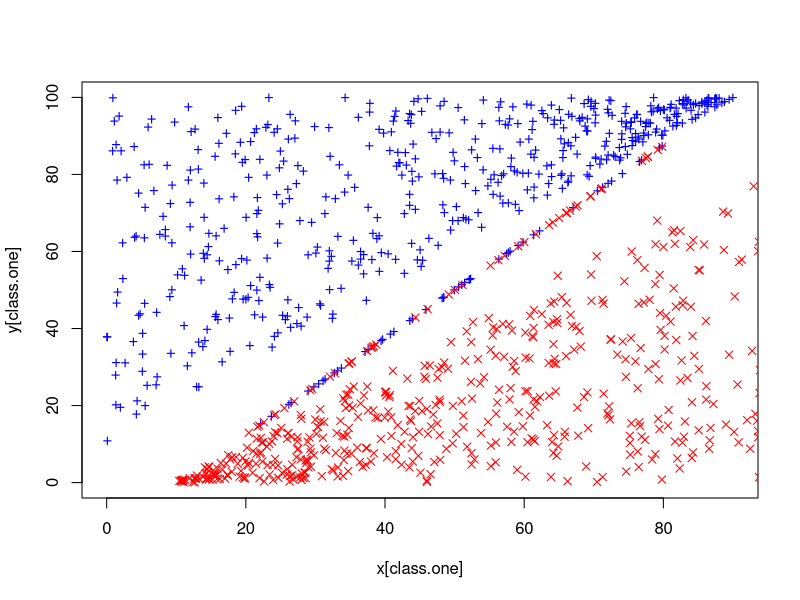
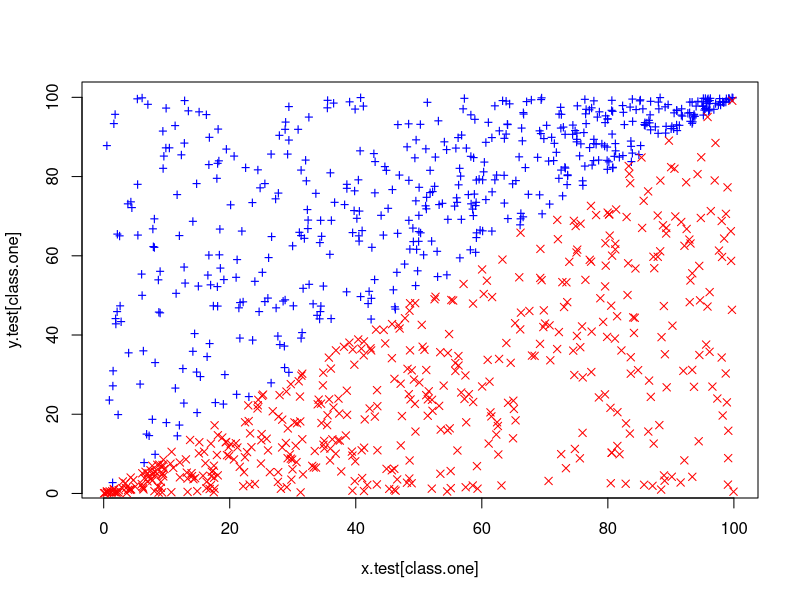

These figures' R source, in order:
## ---- chunk 1
set.seed(3154)
# Class one 
x.one = runif(500, 0, 90)
y.one = runif(500, x.one + 10, 100)
x.one.noise = runif(50, 20, 80)
y.one.noise = 5 / 4 * (x.one.noise - 10) + 0.1

# Class zero
x.zero = runif(500, 10, 100)
y.zero = runif(500, 0, x.zero - 10)
x.zero.noise = runif(50, 20, 80)
y.zero.noise = 5 / 4 * (x.zero.noise - 10) - 0.1

# Combine all
class.one = seq(1, 550)
x = c(x.one, x.one.noise, x.zero, x.zero.noise)
y = c(y.one, y.one.noise, y.zero, y.zero.noise)

plot(x[class.one], y[class.one], col="blue", pch="+", ylim=c(0, 100))
points(x[-class.one], y[-class.one], col="red", pch=4)
## ---- chunk 2
library(e1071)
set.seed(555)
z = rep(0, 1100)
z[class.one] = 1
data = data.frame(x=x, y=y, z=z)
tune.out = tune(svm, as.factor(z)~., data=data, kernel="linear", ranges=list(cost=c(0.01, 0.1, 1, 5, 10, 100, 1000, 10000)))
summary(tune.out)
data.frame(cost=tune.out$performances$cost, misclass=tune.out$performances$error * 1100)
## ---- chunk 3
set.seed(1111)
x.test = runif(1000, 0, 100)
class.one = sample(1000, 500)
y.test = rep(NA, 1000)
# Set y > x for class.one
for(i in class.one) {
  y.test[i] = runif(1, x.test[i], 100)
}
# set y < x for class.zero
for (i in setdiff(1:1000, class.one)) {
  y.test[i] = runif(1, 0, x.test[i])
}
plot(x.test[class.one], y.test[class.one], col="blue", pch="+")
points(x.test[-class.one], y.test[-class.one], col="red", pch=4)
## ---- chunk 4
set.seed(30012)
z.test = rep(0, 1000)
z.test[class.one] = 1
all.costs = c(0.01, 0.1, 1, 5, 10, 100, 1000, 10000)
test.errors = rep(NA, 8)
data.test = data.frame(x=x.test, y=y.test, z=z.test)
for (i in 1:length(all.costs)) {
  svm.fit = svm(as.factor(z)~., data=data, kernel="linear", cost=all.costs[i])
  svm.predict = predict(svm.fit, data.test)
  test.errors[i] = sum(svm.predict != data.test$z)
}

data.frame(cost=all.costs, "test misclass"=test.errors)
